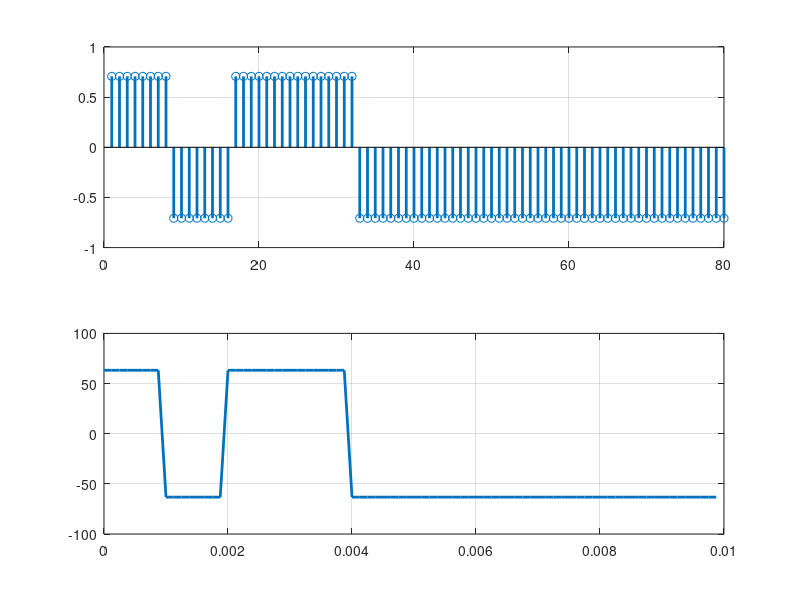

Reproduce this figure in MATLAB.
clear all
close all

% Primero obtenemos An como en el apartado 1
N = 10;
An = 4 * randi([0,1], 1, N) - 2;

% Ahora obtenemos la secuencia del apartado 2
Tb = 1e-3;
L = 8;
Tm = Tb / L;
E = 1;
sn = ones(1, L);
sn = sqrt(E/L) * sn;

% Preparamos la nueva secuencia
Tb_Xn = Tb * length(An) % Se muestra explícitamente
L_Xn = L * length(An);
Tm_Xn = Tb_Xn / L_Xn;

% Usamos kron para realizar la operación que se pide
Xn = kron(An, sn);
subplot(2,1,1); h = stem(Xn); grid;
set(h, 'linewidth', 2.0);

X_max = max(Xn) % Se muestra explícitamente
X_max = min(Xn) % Se muestra explícitamente

% Obtenemos la señal simulada
t = 0 : Tm_Xn : Tb_Xn - Tm;
Xt = (1/sqrt(Tm)) * Xn;

% Dibujamos la señal
subplot(2,1,2); s = plot(t, Xt); grid;
set(s, 'linewidth', 2.0);